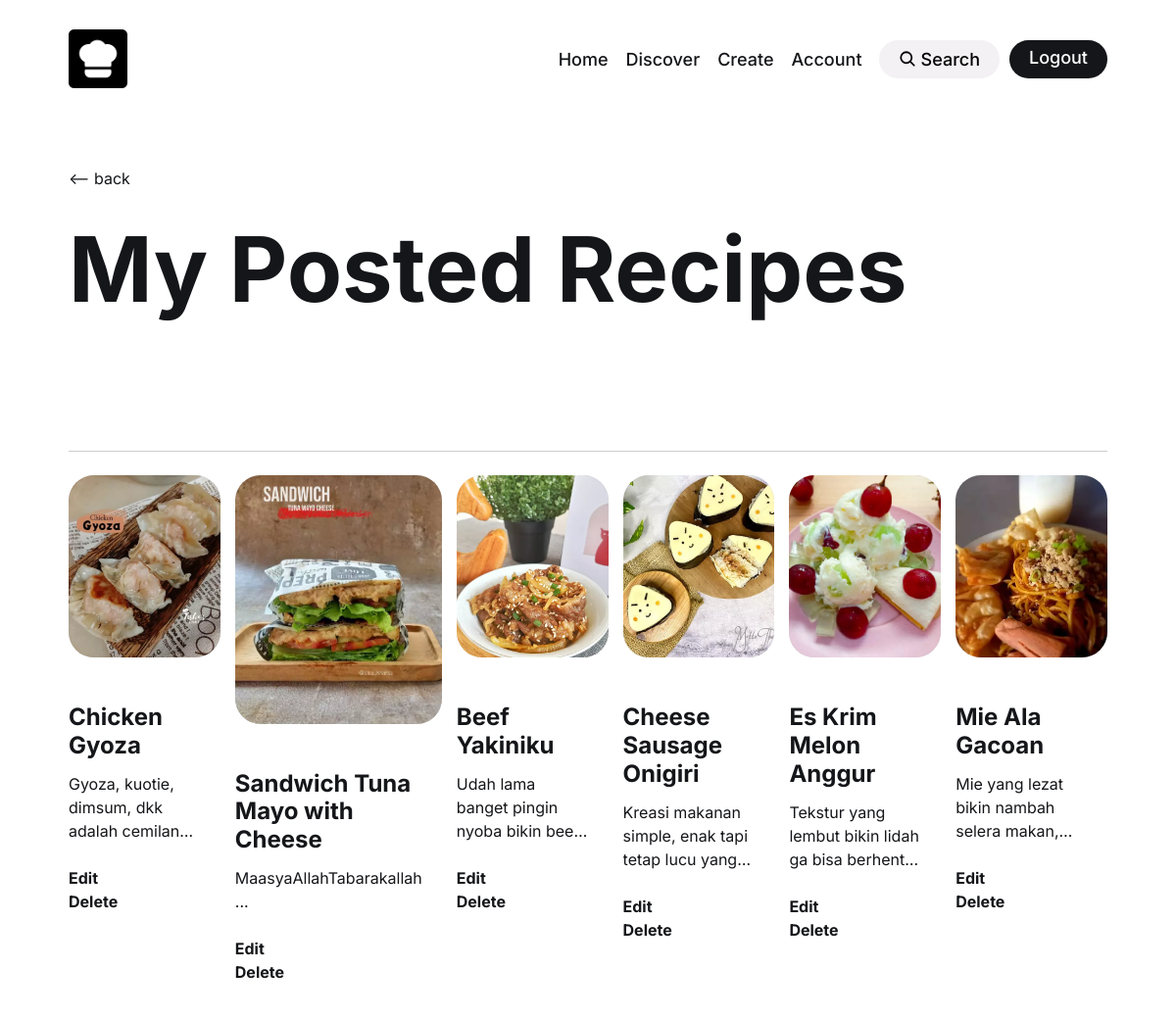
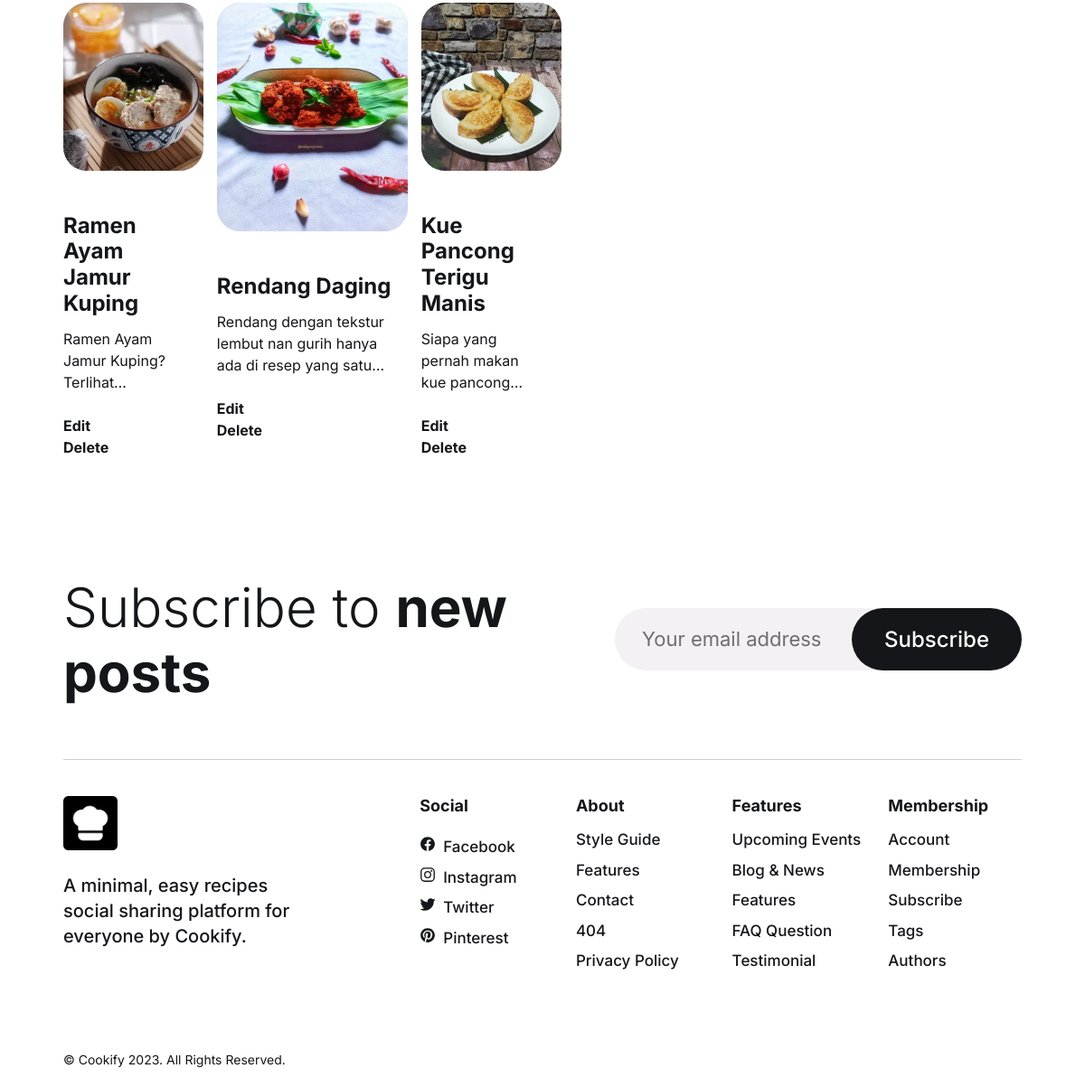
Page /mypost.php (signed in) on the committed database (2 pictures, top to bottom).
### tables this page shows
CREATE TABLE `recipes` (
  `id` int NOT NULL,
  `user_id` int NOT NULL,
  `title` varchar(255) NOT NULL,
  `description` text,
  `recipe` text NOT NULL,
  `image` varchar(255) NOT NULL,
  `love` int NOT NULL DEFAULT '0',
  `created_at` timestamp NULL DEFAULT CURRENT_TIMESTAMP
);

### mypost.php (the view, shortened to what this page needs)
<!DOCTYPE html>
<html lang="en">
<head>
  <link rel="stylesheet" href="./assets/css/style.css">
</head>
<body>
<?php include_once 'header.php'; ?>
  <main>
    <article>
      <section class="section hero" aria-label="home">
        <div class="container">
        <div class="tombol">
        <a  href="account.php"><-- back</a>
        </div>
          <h1 class="h1 hero-title">
            <strong class="strong">My Posted Recipes</strong>
          </h1>
        </div>
      </section>
<section class="section recommended" aria-label="recommended post">
        <div class="container">
<br>
          <ul class="grid-list">
          <li>
          <?php
require_once 'db.php';
?>
<?php
    $user_id = $_SESSION["id"];
    $sql = "SELECT * FROM recipes WHERE user_id = $user_id ORDER BY created_at DESC";
    $result = $conn->query($sql);
    if ($result->num_rows > 0) {
        while ($row = $result->fetch_assoc()) {
?>
  <div class="blog-card">
    <figure class="card-banner img-holder" style="--width: 550; --height: 660;">
      <img src="<?php echo $row["image"] ?>" width="550" height="660" loading="lazy"
        alt=" <?php echo $row["title"] ?>" class="img-cover">
    </figure>
    <div class="card-content">
<br>
      <h3 class="h4">
        <a href="detail.php?id=<?php echo $row["id"] ?>" class="card-title hover:underline">
        <?php echo $row["title"] ?>
        </a>
      </h3>
      <p class="card-text">
      <?php echo $row["description"] ?>
      </p>
    </div>
<br>
<b>
    <a href="edit_post.php?post_id=<?php echo $row["id"] ?>">Edit</a>
    <a href="delete_post.php?post_id=<?php echo $row["id"] ?>">Delete</a>
</b>
<br>
  </div>
</li>
<?php
        }
    } else {
        echo "You haven't posted any recipes yet.";
    }
?>
</ul>
        </div>
      </section>
<?php include_once 'newsletter.php'; ?>
    </article>
  </main>
<?php require_once 'footer.php'; ?>
</body>
</html>

### assets/css/style.css (style rules this page uses)
:root { --eerie-black_80: hsla(225, 9%, 9%, 0.8); --eerie-black_60: hsla(225, 9%, 9%, 0.6); --eerie-black: hsl(225, 9%, 9%); --light-gray-1: hsl(0, 0%, 80%); --light-gray-2: hsl(240, 2%, 81%); --gainsboro: hsl(240, 9%, 91%); --cultured: hsl(300, 8%, 95%); --blue-ryb: hsl(232, 100%, 60%); --white_20: hsla(0, 0%, 100%, 0.2); --white: hsl(0, 0%, 100%); --ff-inter: 'Inter', sans-serif; --fs-1: 3.6rem; --fs-2: 3.2rem; --fs-3: 2.4rem; --fs-4: 2.2rem; --fs-5: 2rem; --fs-6: 1.8rem; --fs-7: 1.5rem; --fs-8: 1.4rem; --fs-9: 1.3rem; --fw-700: 700; --fw-500: 500; --fw-300: 300; --section-padding: 50px; --radius-16: 16px; --radius-pill: 200px; --radius-circle: 50%; --transition-1: 0.25s ease; --transition-2: 0.5s ease; }
*, *::before, *::after { margin: 0; padding: 0; box-sizing: border-box; }
li { list-style: none; }
a, img, span, input, button, ion-icon { display: block; }
a { color: inherit; text-decoration: none; }
img { height: auto; }
html { font-family: var(--ff-inter); font-size: 10px; scroll-behavior: smooth; }
body { background-color: var(--white); color: var(--eerie-black); font-size: 1.6rem; line-height: 1.5; }
.section { margin-inline: 15px; }
.hover\:underline { text-underline-offset: 3px; }
.section:not(.header, .footer-bottom) { padding-block-end: var(--section-padding); border-block-end: 1px solid var(--light-gray-2); }
.h1, .h2, .h3, .h4, .h5 { line-height: 1.2; }
.h1, .h2 { font-weight: var(--fw-300); }
.h1 { font-size: var(--fs-1); }
.h4 { font-size: var(--fs-4); }
.img-holder { aspect-ratio: var(--width) / var(--height); background-color: var(--light-gray-1); overflow: hidden; }
.img-cover { width: 100%; height: 100%; object-fit: cover; }
.blog-card .card-banner { position: relative; border-radius: var(--radius-16); margin-block-end: 15px; }
.blog-card .card-title { margin-block: 8px 12px; text-decoration-thickness: 2px; }
.blog-card .card-text { font-size: var(--fs-8); display: -webkit-box; -webkit-box-orient: vertical; -webkit-line-clamp: 3; overflow: hidden; padding-inline-end: 20px; }
.grid-list { display: grid; gap: 30px; }
.hero { padding-block-start: 10px; }
.hero-title { margin-block-end: 25px; }
.section.recommended { border-block-end: none; }
.recommended .grid-list { grid-template-columns: 1fr 1fr; gap: 10px; }
.recommended .blog-card { margin-block-end: 5px; }
@media (min-width: 575px) { :root { --fs-1: 6rem; --fs-2: 4.8rem; } }
@media (min-width: 575px) { .section { margin-inline: 30px; } }
@media (min-width: 575px) { .grid-list { grid-template-columns: 1fr 1fr; column-gap: 10px; } }
@media (min-width: 575px) { .recommended .grid-list, .footer-top { grid-template-columns: repeat(3, 1fr); } }
@media (min-width: 768px) { :root { --fs-1: 7.2rem; --fs-2: 5.5rem; --radius-16: 26px; } }
@media (min-width: 768px) { .section { margin-inline: 50px; } }
@media (min-width: 768px) { .grid-list { gap: 40px 15px; } }
@media (min-width: 768px) { .recommended .grid-list { grid-template-columns: repeat(4, 1fr); column-gap: 15px; } }
@media (min-width: 992px) { :root { --fs-1: 8.8rem; --section-padding: 60px; } }
@media (min-width: 992px) { .section { margin-inline: 60px; } }
@media (min-width: 992px) { .blog-card .card-title { padding-inline-end: 15px; } }
@media (min-width: 992px) { .blog-card .card-text { font-size: unset; } }
@media (min-width: 992px) { .grid-list { grid-template-columns: repeat(3, 1fr); } }
@media (min-width: 992px) { .hero { padding-block-start: 25px; } }
@media (min-width: 992px) { .hero-title { margin-block-end: 30px; } }
@media (min-width: 992px) { .recommended .grid-list { grid-template-columns: repeat(6, 1fr); } }
@media (min-width: 1200px) { :root { --fs-1: 9.2rem; --fs-2: 6rem; --fs-3: 2.6rem; --fs-4: 2.4rem; } }
@media (min-width: 1200px) { .section { margin-inline: 70px; } }
@media (min-width: 1200px) { .grid-list { row-gap: 50px; } }
@media (min-width: 1200px) { .section.hero { padding-block: 50px 80px; } }
@media (min-width: 1200px) { .hero-title { margin-block-end: 50px; } }
.tombol { border-radius: 40px; weight: 30px; height: 50px; }

### rows in the picture
recipes: image (picture), title "Chicken Gyoza", description "Gyoza, kuotie, dimsum, dkk adalah…"
recipes: image (picture), title "Sandwich Tuna Mayo with Cheese", description "MaasyaAllahTabarakallah ..."
recipes: image (picture), title "Beef Yakiniku", description "Udah lama banget pingin nyoba bikin…"
recipes: image (picture), title "Cheese Sausage Onigiri", description "Kreasi makanan simple, enak tapi tetap lucu…"
recipes: image (picture), title "Es Krim Melon Anggur", description "Tekstur yang lembut bikin lidah ga bisa…"
recipes: image (picture), title "Mie Ala Gacoan", description "Mie yang lezat bikin nambah selera…"
recipes: image (picture), title "Ramen Ayam Jamur Kuping", description "Ramen Ayam Jamur Kuping?…"
recipes: image (picture), title "Rendang Daging", description "Rendang dengan tekstur lembut nan gurih hanya ada di resep yang…"
recipes: image (picture), title "Kue Pancong Terigu Manis", description "Siapa yang pernah makan kue…"
